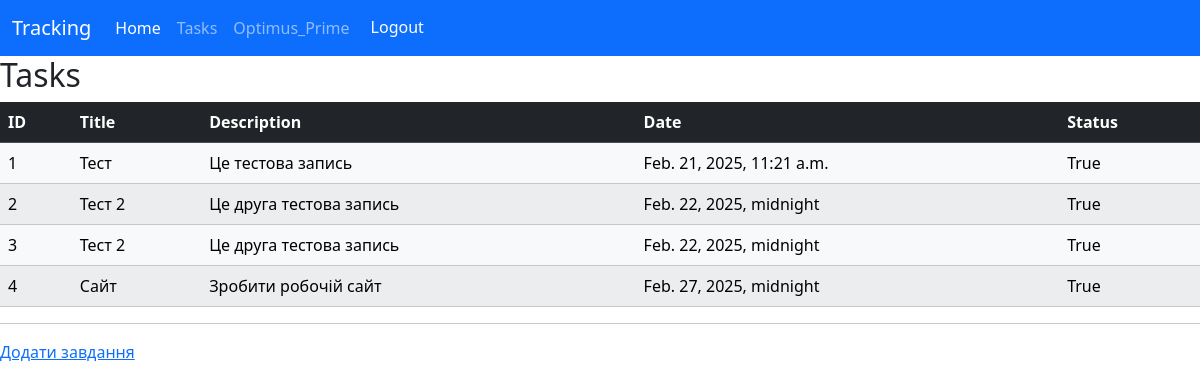
Page /task/ (signed in) on the committed database.
### tracking_system/models.py (models this page shows, shortened)
class Task(models.Model):
    user = models.ForeignKey(User, on_delete=models.CASCADE)
    title = models.CharField(max_length=200)
    start = models.DateTimeField()
    end = models.DateTimeField()
    description = models.TextField()
    status = models.BooleanField()
    prioritet = models.IntegerField()
    permission = models.BooleanField()
    class Meta:
        ordering = ['start']

### tracking_system/views.py (the view)
# urls.py: path('task/', views.tasks, name='task'),
def tasks(request):
    task = Task.objects.all()
    return render(request, template_name='tracking/task.html', context={'task': task})

### templates/tracking/task.html
{% extends "base.html" %}
{% block content %}
<h2>Tasks</h2>
<table class="table table-light table-striped">
    <tr>
        <thead class="table-dark">
            <th>ID</th>
            <th>Title</th>
            <th>Description</th>
            <th>Date</th>
            <th>Status</th>
        </thead>
    </tr>
    <tr>
        {% for task in task %}
            <tr>
                <td>{{ task.id }}</td>
                <td>{{ task.title }}</td>
                <td>{{ task.description }}</td>
                <td>{{ task.start }}</td>
                <td>{{ task.status }}</td>
            </tr>
        {% endfor %}
    </tr>
</table>
<hr>
<a href="{% url 'new-task' %}">Додати завдання</a>
{% endblock %}

### templates/base.html (shortened to what this page needs)
<!DOCTYPE html>
<html lang="en">
<head>
    <link href="https://cdn.jsdelivr.net/npm/bootstrap@5.3.3/dist/css/bootstrap.min.css" rel="stylesheet">
</head>
<body>
    <nav class="navbar navbar-expand-lg bg-primary" data-bs-theme="dark">
        <div class="container-fluid">
            <a class="navbar-brand" href="{% url 'index' %}">Tracking</a>
            <div class="collapse navbar-collapse" id="navbarNavAltMarkup">
                <div class="navbar-nav">
                    <a class="nav-link active" aria-current="page" href="{% url 'index' %}">Home</a>
                    <a class="nav-link" href="{% url 'task' %}">Tasks</a>
                    {% if  request.user.is_authenticated %}
                        <a class="nav-link" href="{% url 'user' %}"> {{user.username}} </a>
                        <form action="{% url 'logout' %}" method="post">
                            <button type="submit" class="btn btn-primary">Logout</button>
                        </form>
                    {% else %}
                        <a class="nav-link" href="{% url 'login' %}">Login</a>
                    {% endif %}
                </div>
            </div>
        </div>
    </nav>
    {% load static %}
    {% block content %}
    {% endblock %}
</body>
</html>

### rows in the picture
Task: id "1", title "Тест", description "Це тестова запись", start "Feb. 21, 2025, 11:21 a.m.", status "True"
Task: id "2", title "Тест 2", description "Це друга тестова запись", start "Feb. 22, 2025, midnight", status "True"
Task: id "3", title "Тест 2", description "Це друга тестова запись", start "Feb. 22, 2025, midnight", status "True"
Task: id "4", title "Сайт", description "Зробити робочій сайт", start "Feb. 27, 2025, midnight", status "True"

### other values in the picture
{{ user.username }} "Optimus_Prime"
